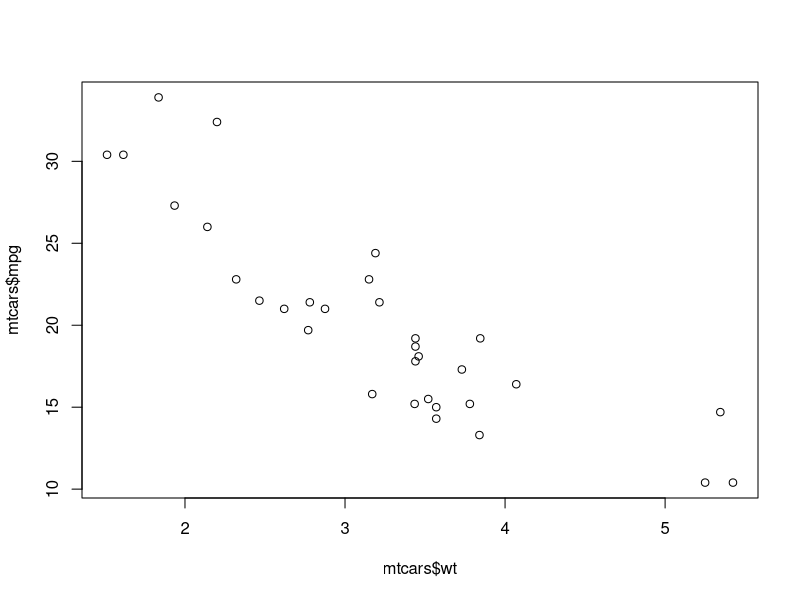
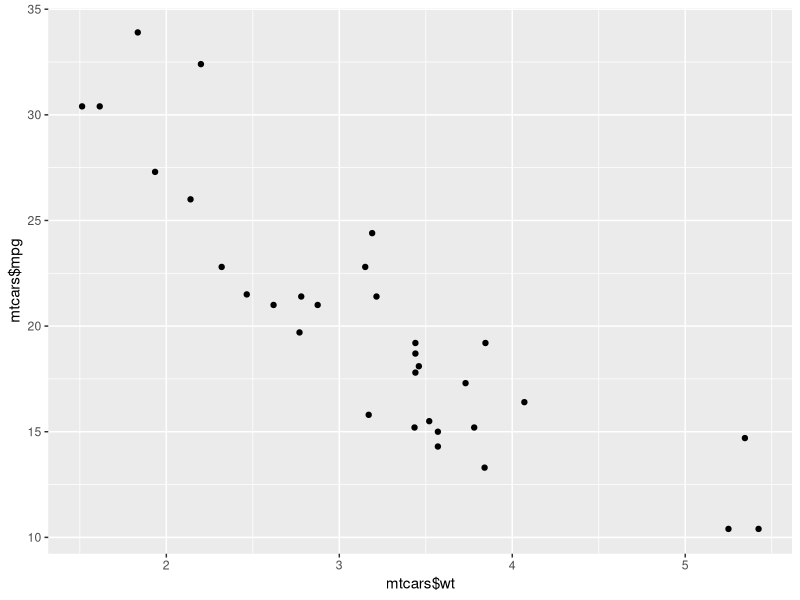
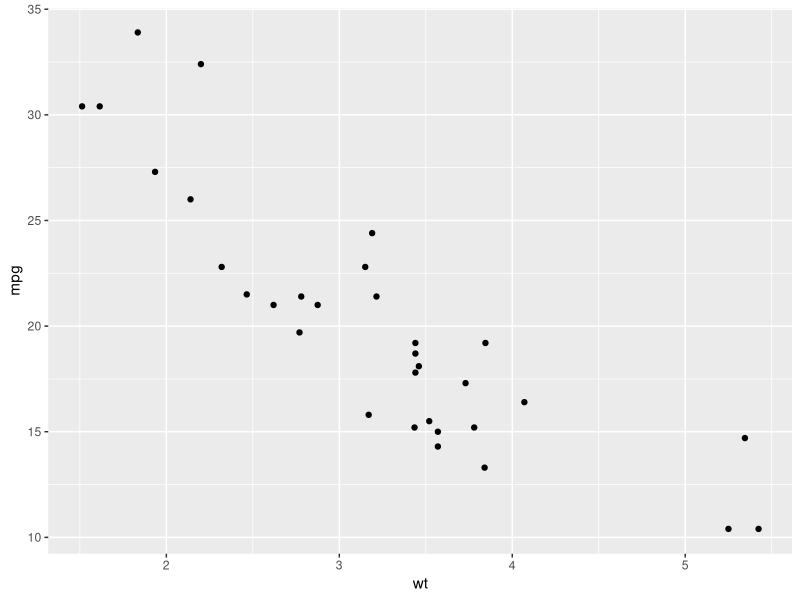
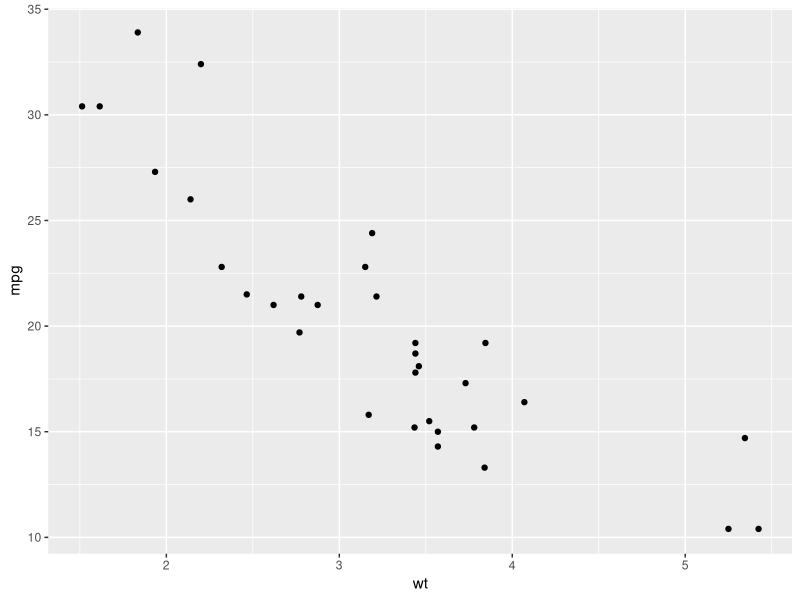
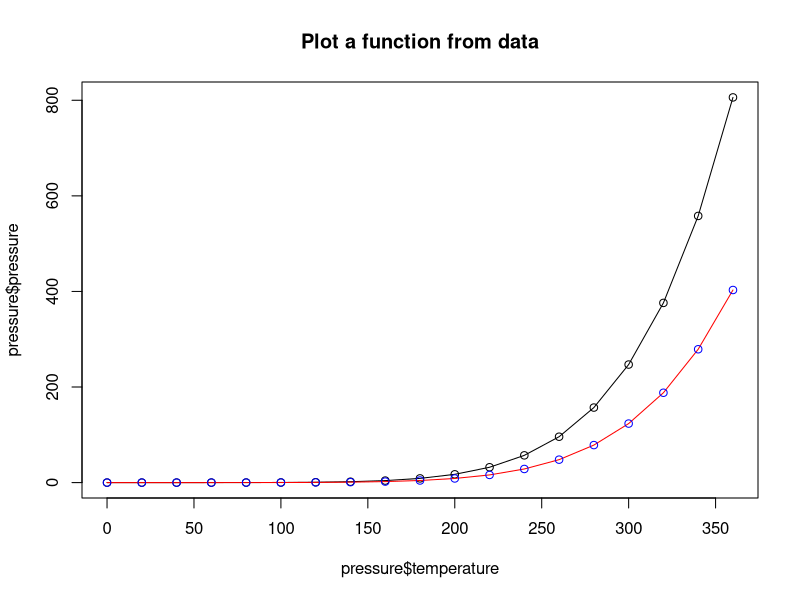
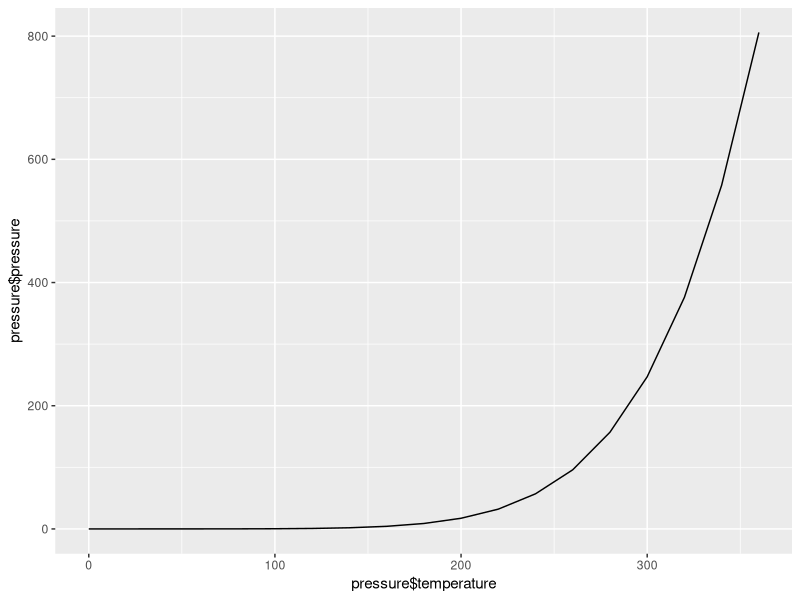
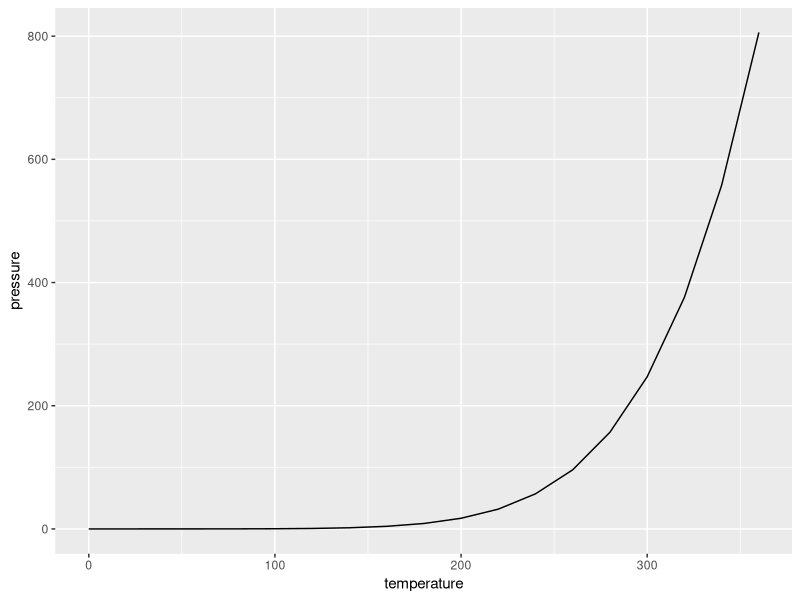
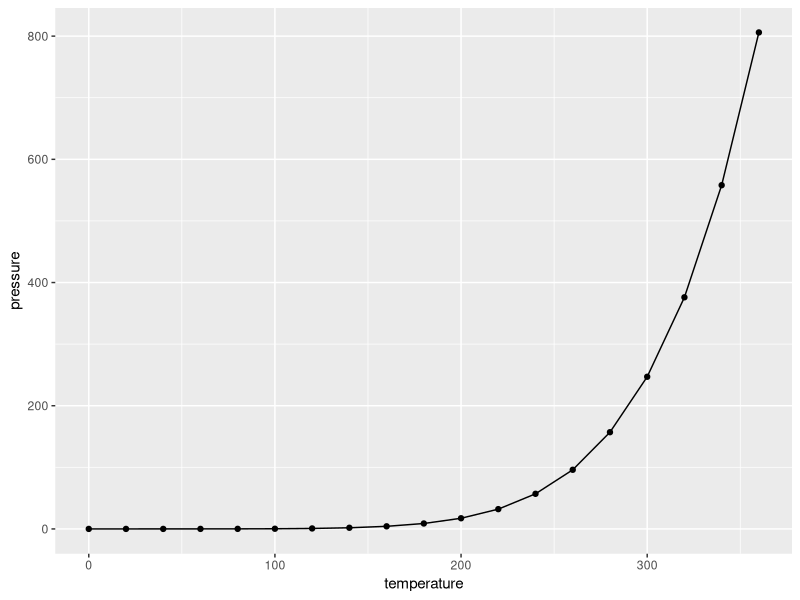

Recreate these plots in R, in order.
#Creating Plots
getwd()
labdir<-"C:/Users/ebelw/Documents/RPI/2020_1_Spring/Data Analytics/GitRepo/Lab 1 Part 2"
setwd(labdir)

plot(mtcars$wt,mtcars$mpg)
install.packages("ggplot2")
install.packages("lifecycle") #Apparently need this too
library(ggplot2)

#Quick plot - from ggplot library
help(qplot)
qplot(mtcars$wt,mtcars$mpg)
qplot(wt,mpg,data=mtcars) #uses dataframe column names for axes

#GGplot - make same graph
ggplot(mtcars,aes(x=wt,y=mpg))+geom_point()

#plot a function
#Create plot (note:default is points)
plot(pressure$temperature,pressure$pressure, type="l")
#Add points
points(pressure$temperature,pressure$pressure)
lines(pressure$temperature,pressure$pressure/2,col="red")
points(pressure$temperature,pressure$pressure/2, col="blue")
title("Plot a function from data")

library(ggplot2)
#quickplot
qplot(pressure$temperature,pressure$pressure,geom="line")
#quickplot with column names on axes
qplot(temperature,pressure, data=pressure,geom="line")
#Use ggplot to add line and points
ggplot(pressure, aes(x=temperature,y=pressure))+geom_line()+geom_point()